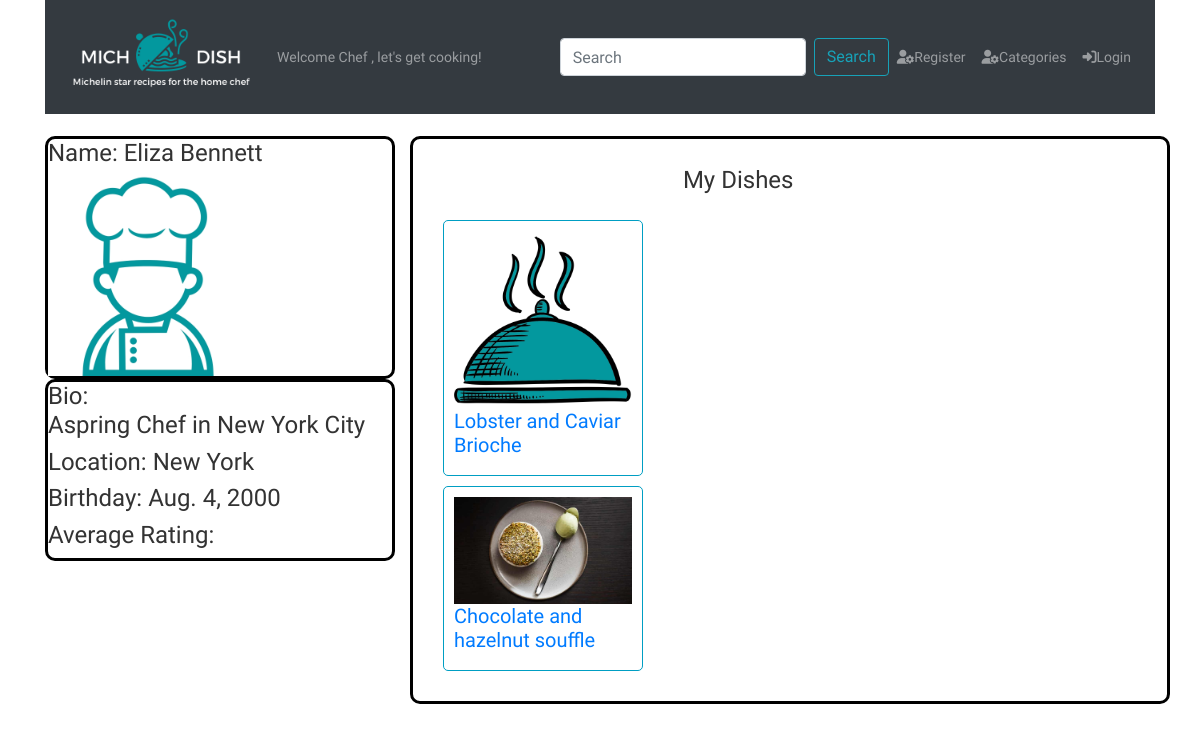
Page /registration/2 on the committed database.
### dish/models.py (models this page shows, shortened)
class UserProfile(models.Model):
    profile_pic = models.ImageField(
        upload_to= user_directory_path,
        default= 'users/blank-user.jpg',
        blank=True,
        null=True,
        )
    bio = models.TextField(blank=True, help_text="Tell us about yourself, chef!")
    user = models.OneToOneField(User, related_name='profile', on_delete=models.CASCADE)
    location = models.CharField(max_length=50)
    birthday = models.DateField(blank=True, null=True)
    created_at = models.DateField(auto_now_add=True)
    updated_at = models.DateField(auto_now=True)

class Dish(models.Model):
    title = models.CharField(max_length=255)
    recipe = models.TextField(help_text="Instructions for how to make the dish.")
    description = models.TextField(blank=True, help_text="Describe the dish, its history and why you were inspired to make it.")
    ingredients = models.TextField(help_text="Add each ingredient on a new line.")
    prep_time = models.IntegerField(help_text="Prep time in minutes.")
    cook_time = models.IntegerField(help_text="Cook time in minutes.")
    servings = models.IntegerField()
    profile_pic = models.ImageField(
        upload_to=dish_directory_path,
        default= 'dishes/blank-dish.jpg',
        blank=True,
        null=True,
        )
    categories = models.ManyToManyField(Category, related_name='dishes', help_text="Select all categories that apply.")
    poster = models.ForeignKey(User, related_name='user_dishes', on_delete=models.CASCADE)
    user_likes = models.ManyToManyField(User, related_name='liked_dishes')
    created_at = models.DateField(auto_now_add=True)
    updated_at = models.DateField(auto_now=True)

### accounts/views.py (the view)
# urls.py: path('<int:profiled_user_id>', views.user_profile, name="user_profile"),
def user_profile(request,profiled_user_id):
    profiled_user = User.objects.get(id=profiled_user_id)
    location = profiled_user.profile.location or ''
    context = {
        'user': request.user,
        'profiled_user': profiled_user,
        'location': location,
    }
    return render(request, 'registration/user-profile.html', context)

### accounts/templates/registration/user-profile.html (shortened to what this page needs)
{% extends 'dish/base.html' %}
{% load static %}
{% block css %}
<link rel="stylesheet" href="{% static 'accounts/user-profile.css' %}">
{% endblock css %}
{% block profile %}
{% if user.is_authenticated %}
{% if user.id == profiled_user.id %}
{% else %}
<a href="{% url 'accounts:user_profile' profiled_user_id=user.id %}" class="nav-link"><i
        class="fas fa-user-cog"></i>Profile</a>
{% endif %}
{% else %}
<a href="{% url 'accounts:signup' %}" class="nav-link"><i class="fas fa-user-cog"></i>Register</a>
{% endif %}
{% endblock profile %}
{% block login %}
{% if user.is_authenticated %}
<a href="{% url 'logout' %}" class="nav-link"><i class="fas fa-sign-out-alt"></i>Logout</a>
{% else %}
<a href="{% url 'login' %}" class="nav-link"><i class="fas fa-sign-in-alt"></i>Login</a>
{% endif %}
{% endblock login %}
{% block content %}
<div id="main-content">
    <div class="row" id="newPost">
        <div class="col-4">
            <div id="profilePic">
                <h4>Name: {{ profiled_user.first_name }} {{ profiled_user.last_name }}</h4>
                <img src="{{ profiled_user.profile.profile_pic.url }}" alt="User Profile Picture">
            </div>
            <div id="userInfo">
                <h4>Bio: <div class="bio">{{ profiled_user.profile.bio }}</div>
                </h4>
                <h4>Location: {{ profiled_user.profile.location }}</h4>
                <h4>Birthday: {{ profiled_user.profile.birthday }}</h4>
                <h4>Average Rating: {{ user_average_rating }}</h4>
            </div>
        </div>
        <div class="dishes col-8">
            <div class="row" id="header">
                <h4>My Dishes</h4>
            </div>
            <div id="dishes">
            {% for dish in profiled_user.user_dishes.all %}
            <div class="dish" id="{{ dish.name }}" data-id="{{ dish.id }}">
                <a href="/dish/{{ dish.id }}">
                    <img src="{{ dish.profile_pic.url }}" alt="Picture of category {{ dish.name }}">
                    <h5>{{ dish.title }}</h5>
                </a>
            </div>
            {% endfor %}
        </div>
    </div>
</div>
{% endblock %}

### dish/static/dish/css/style.css (style rules this page uses)
* { box-sizing: border-box; }
body { margin: 0; padding: 0; font-size: 14px; font-family: "Roboto","Lucida Grande","DejaVu Sans","Bitstream Vera Sans",Verdana,Arial,sans-serif; color: #333; background: #fff; }

### accounts/static/accounts/user-profile.css (style rules this page uses)
#main-content { padding-top: 2%; }
.dishes { width: 250px; padding: 20px; display: flex; flex-wrap: wrap; }
.dish { width: 200px; padding: 10px; margin: 10px; border: 1px solid #009EC3; border-radius: 5px; color: #009EC3 }
.dish > a { display: flex; flex-direction: column; align-items: center; justify-content: center; }
.dish img { width: 100%; }
#profilePic img { max-width: 100%; max-height: 200px; }
#profilePic { border: black 3px solid; border-radius: 10px; }
#userInfo { border: black 3px solid; border-radius: 10px; }
#header { width: 66%; display: flex; margin-left: 20%; padding: 1% 15%; }
.dishes { border: 3px solid black; border-radius: 10px; }
.bio { white-space: pre-line; }

### rows in the picture
Dish: profile_pic (placeholder picture), title "Lobster and Caviar Brioche"
Dish: profile_pic (picture), title "Chocolate and hazelnut souffle"

### other values in the picture
{{ profiled_user.first_name }} "Eliza"
{{ profiled_user.last_name }} "Bennett"
{{ profiled_user.profile.bio }} "Aspring Chef in New York City"
{{ profiled_user.profile.location }} "New York"
{{ profiled_user.profile.birthday }} "Aug. 4, 2000"
